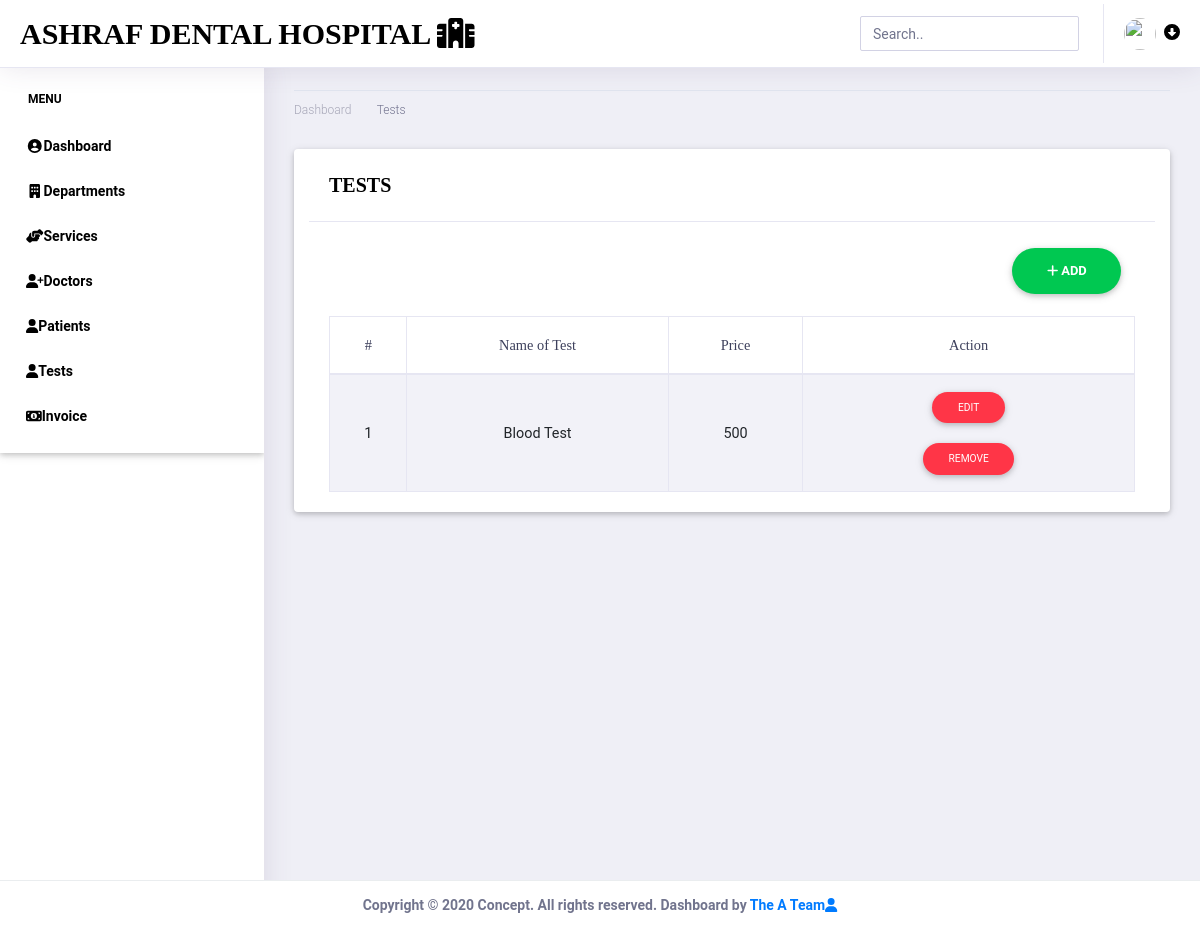
The page /tests/ (signed in) on the database as committed earlier.
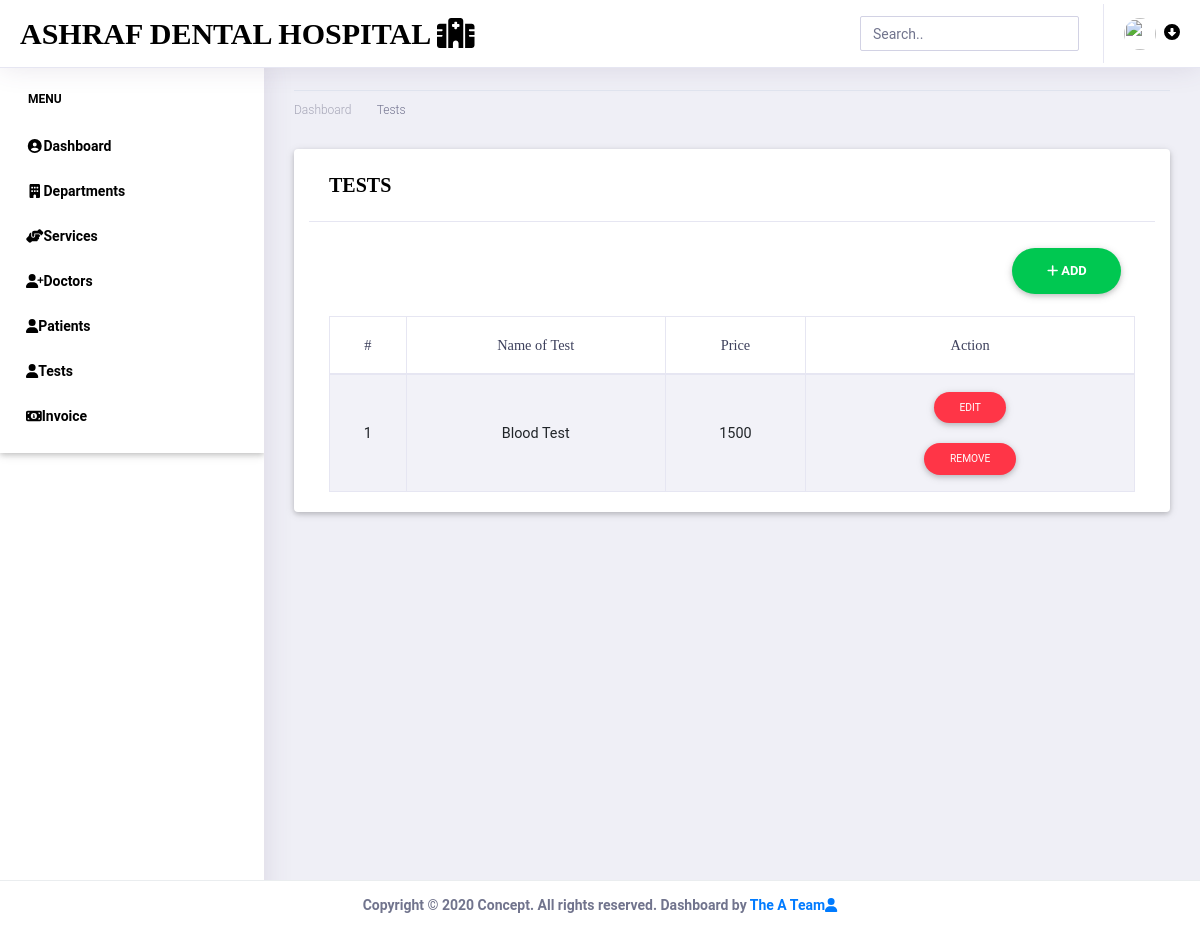
The same page on the database as committed later.
### tests_app/models.py (models this page shows, shortened)
class Test(models.Model):
    name = models.CharField(max_length=228, default='')
    price = models.IntegerField(default=0)

### tests_app/views.py (the view)
# urls.py: path('tests/', include('tests_app.urls')),
@login_required(login_url="/")
def tests(request):
    t = Test.objects.all()
    serial = list()
    for i in range(1, len(t) + 1):
        serial.append(i)
    foo = zip(t, serial)
    context = {'test': foo}
    return render(request,'tests.html',context)

### templates/tests.html (shortened to what the changed rows need)
<!doctype html>
<html lang="en">
<head>
    <link rel="stylesheet" href="/static/assets/vendor/bootstrap/css/bootstrap.min.css">
    <link href="/static/assets/vendor/fonts/circular-std/style.css" rel="stylesheet">
    <link rel="stylesheet" href="/static/assets/libs/css/style.css">
    <link rel="stylesheet" href="/static/assets/vendor/fonts/fontawesome/css/fontawesome-all.css">
    <link rel="stylesheet" href="/static/assets/vendor/charts/chartist-bundle/chartist.css">
    <link rel="stylesheet" href="/static/assets/vendor/charts/morris-bundle/morris.css">
    <link rel="stylesheet" href="/static/assets/vendor/fonts/material-design-iconic-font/css/materialdesignicons.min.css">
    <link rel="stylesheet" href="/static/assets/vendor/charts/c3charts/c3.css">
    <link rel="stylesheet" href="/static/assets/vendor/fonts/flag-icon-css/flag-icon.min.css">
    <link rel="stylesheet" href="/static/assets/libs/css/mdb.min.css" >
    <link rel="stylesheet" href="/static/assets/libs/css/animate-3.7.0.css">
    <link rel="stylesheet" href="/static/assets/libs/css/owl-carousel.min.css">
    <link rel="stylesheet" href="/static/assets/libs/css/mdb.min.css">
    <link rel="stylesheet" href="/static/assets/libs/css/all.css">
</head>
<body>
    <div class="dashboard-main-wrapper">
        <div class="dashboard-wrapper">
            <div class="dashboard-ecommerce">
                <div class="container-fluid dashboard-content ">
            <section class="contact-section area-padding">
                <div class="container card">
                  <div class="card-body">
                    <div id="table" class="table-editable">
                      <table class="table table-bordered table-responsive-md table-striped text-center">
                        <thead>
                          <tr>
                            <th class="text-center" color="black">#</th>
                            <th class="text-center" color="black">Name of Test</th>
                            <th class="text-center" color="black">Price</th>
                            <th class="text-center" color="black">Action</th>
                          </tr>
                        </thead>
                        <tbody>
                          {% for val, s in test%}
                             <tr>
                                <td class="pt-3-half"  color="black">{{ s }}</td>
                                <td class="pt-3-half"  color="black">{{ val.name }}</td>
                                 <td class="pt-3-half"  color="black">{{ val.price }}</td>
                                <td>
                                    <span class="table-edit">
                                <a href="{% url 'edit-test' val.id %}"><button type="button" class="btn btn-danger btn-rounded btn-sm my-0">Edit</button></a>
                              </span><p></p>
                                  <span class="table-remove">
                                    <a href="{% url 'remove-test' val.id %}"><button type="button" class="btn btn-danger btn-rounded btn-sm my-0">Remove</button></a>
                                  </span>
                                </td>
                              </tr>
                           {% endfor %}
                        </tbody>
                      </table>
                    </div>
                  </div>
                </div>
            </section>
        </div>
    </div>
        </div>
    </div>
</body>
</html>

Rows that differ between the two databases and show on the page:
changed Test "Blood Test": price "500" → "1500"
